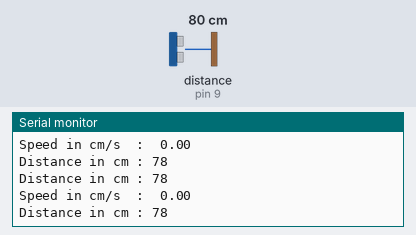
Simulated run of this sketch. Board: Arduino Uno, built with avr-gcc and run on an emulated ATmega328P. On the bench: the last lines printed to the serial monitor. Wiring (inferred from the names in the program): ultrasonic range finder: trigger pin 8; echo pin 9. The inputs (shaded band) are chosen by the test bench; at power-on: distance to the obstacle (sensor on pin 9) 80 cm. The echo pulse lasts 58.3 µs per cm.

Above: at 1.2 s.
1.3 s: distance to the obstacle (sensor on pin 9) set to 2 cm
At 1.34 s:
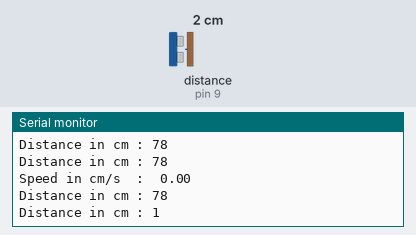
4.3 s: distance to the obstacle (sensor on pin 9) set to 4 cm
At 4.41 s:
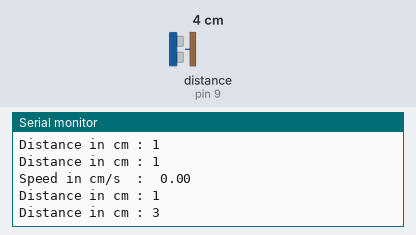
7.3 s: distance to the obstacle (sensor on pin 9) set to 18 cm
At 7.49 s:
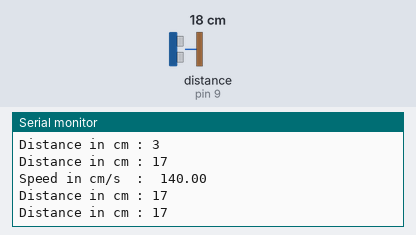
10.3 s: distance to the obstacle (sensor on pin 9) set to 9 cm
At 10.4 s:
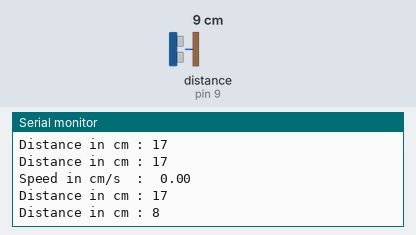
13.3 s: distance to the obstacle (sensor on pin 9) set to 120 cm
At 13.5 s:
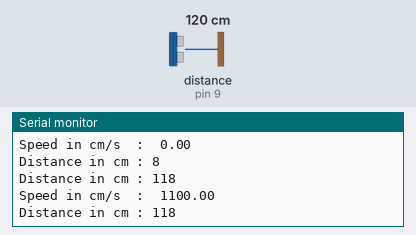
16.3 s: distance to the obstacle (sensor on pin 9) set to 35 cm
At 16.52 s:
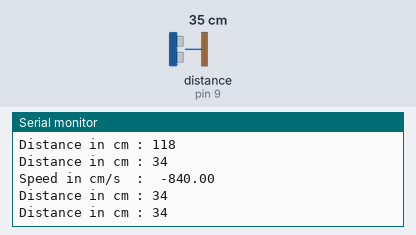
Timing chart, 0 to 19.3 s (numbered marks = the images above; inputs shaded):
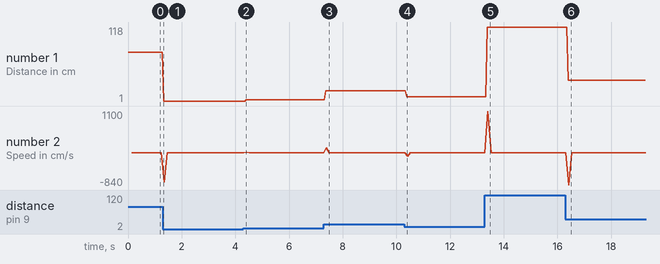

Measured:
- after the input at 1.3 s, the serial monitor: prints a new line at once (image 1)
- after the input at 4.3 s, the serial monitor: prints a new line after 0.10 s (image 2)
- after the input at 7.3 s, the serial monitor: prints a new line after 0.07 s (image 3)
- after the input at 10.3 s, the serial monitor: prints a new line after 0.09 s (image 4)
- after the input at 13.3 s, the serial monitor: prints a new line after 0.09 s (image 5)
- after the input at 16.3 s, the serial monitor: prints a new line after 0.10 s (image 6)
- plotted number 1: 78 → 1 after the input at 1.3 s, 1 → 3 after the input at 4.3 s, 3 → 17 after the input at 7.3 s, 17 → 8 after the input at 10.3 s, 8 → 118 after the input at 13.3 s

The sketch:

Ultrasonic.ino
```cpp
// defines pins numbers
const int trigPin = 8;
const int echoPin = 9;

// defines variables
long duration;
int distance1=0;
int distance2=0;
double speed=0;
int distance=0;

void setup()
{
pinMode(trigPin, OUTPUT); // Sets the trigPin as an Output
pinMode(echoPin, INPUT); // Sets the echoPin as an Input

Serial.begin(9600); // Starts the serial communication
}


void loop()
{

//calculating speed
   distance1 = ultrasonicRead(); //calls ultrasoninicRead() function below

   delay(100);//giving a time gap of 0.1 sec

   distance2 = ultrasonicRead(); //calls ultrasoninicRead() function below

   //formula change in distance divided by change in time
   speed = (distance2 - distance1)/0.1; //as the time gap is 1 sec we divide it by 1.

//Displaying speed
  Serial.print("Speed in cm/s  :  ");
  Serial.println(speed);

}

float ultrasonicRead ()
{
// Clears the trigPin
digitalWrite(trigPin, LOW);
delayMicroseconds(2);

// Sets the trigPin on HIGH state for 10 micro seconds
digitalWrite(trigPin, HIGH);
delayMicroseconds(10);
digitalWrite(trigPin, LOW);

// Reads the echoPin, returns the sound wave travel time in microseconds
duration = pulseIn(echoPin, HIGH);

//calculating distance
distance= duration*0.034/2;

// Prints the distance on the Serial Monitor
Serial.print("Distance in cm : ");
Serial.println(distance);

return distance;

}
```
